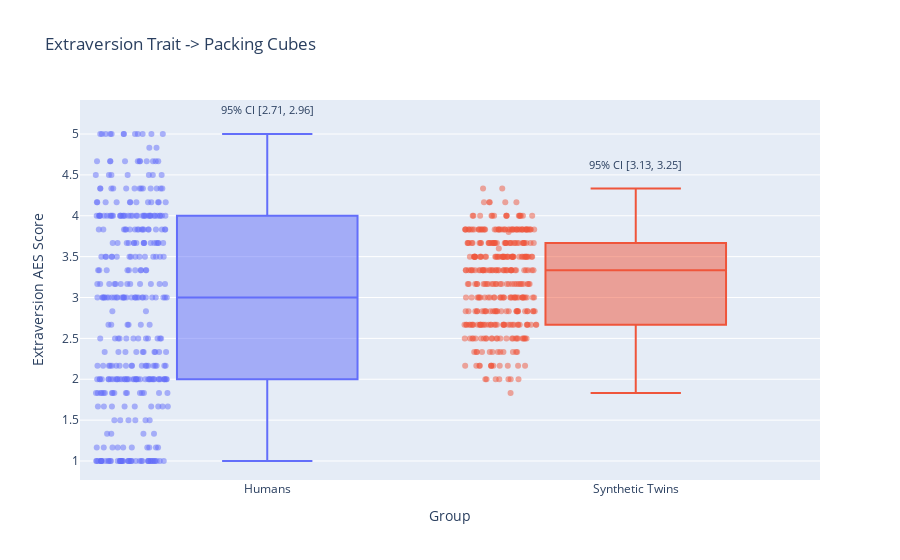

Source (notebook cell):
### Markdown cell above
<h2> Packing Cubes: Box Plot</h2>

### Code cell
plot_trait_boxplots_by_product("raw_aes_2_", "Packing Cubes")

### Figure 1 — Plotly figure (JSON) as saved in the notebook; plotly's stock layout.template omitted (floating-point values rounded to 4 significant figures; data arrays with more than 128 entries replaced by an {"elided": "..."} marker saying what was removed)
{"data": [{"alignmentgroup": "True", "boxpoints": "all", "hovertemplate": "Group=%{x}<br>Extraversion AES Score=%{y}<extra></extra>", "jitter": 0.4, "legendgroup": "Humans", "marker": {"color": "#636efa", "opacity": 0.5, "size": 6}, "name": "Humans", "notched": false, "offsetgroup": "Humans", "orientation": "v", "showlegend": true, "type": "box", "x": {"elided": "373 str values"}, "x0": " ", "xaxis": "x", "y": {"elided": "373 float values"}, "y0": " ", "yaxis": "y"}, {"alignmentgroup": "True", "boxpoints": "all", "hovertemplate": "Group=%{x}<br>Extraversion AES Score=%{y}<extra></extra>", "jitter": 0.4, "legendgroup": "Synthetic Twins", "marker": {"color": "#EF553B", "opacity": 0.5, "size": 6}, "name": "Synthetic Twins", "notched": false, "offsetgroup": "Synthetic Twins", "orientation": "v", "showlegend": true, "type": "box", "x": {"elided": "373 str values"}, "x0": " ", "xaxis": "x", "y": {"elided": "373 float values"}, "y0": " ", "yaxis": "y"}], "layout": {"annotations": [{"font": {"size": 11}, "showarrow": false, "text": "95% CI [2.71, 2.96]", "x": "Humans", "xanchor": "center", "y": 5.3}, {"font": {"size": 11}, "showarrow": false, "text": "95% CI [3.13, 3.25]", "x": "Synthetic Twins", "xanchor": "center", "y": 4.633}], "boxmode": "overlay", "legend": {"title": {"text": "Group"}, "tracegroupgap": 0}, "showlegend": false, "title": {"text": "Extraversion Trait -> Packing Cubes"}, "xaxis": {"anchor": "y", "categoryarray": ["Humans", "Synthetic Twins"], "categoryorder": "array", "domain": [0, 1], "title": {"text": "Group"}}, "yaxis": {"anchor": "x", "domain": [0, 1], "title": {"text": "Extraversion AES Score"}}}}
